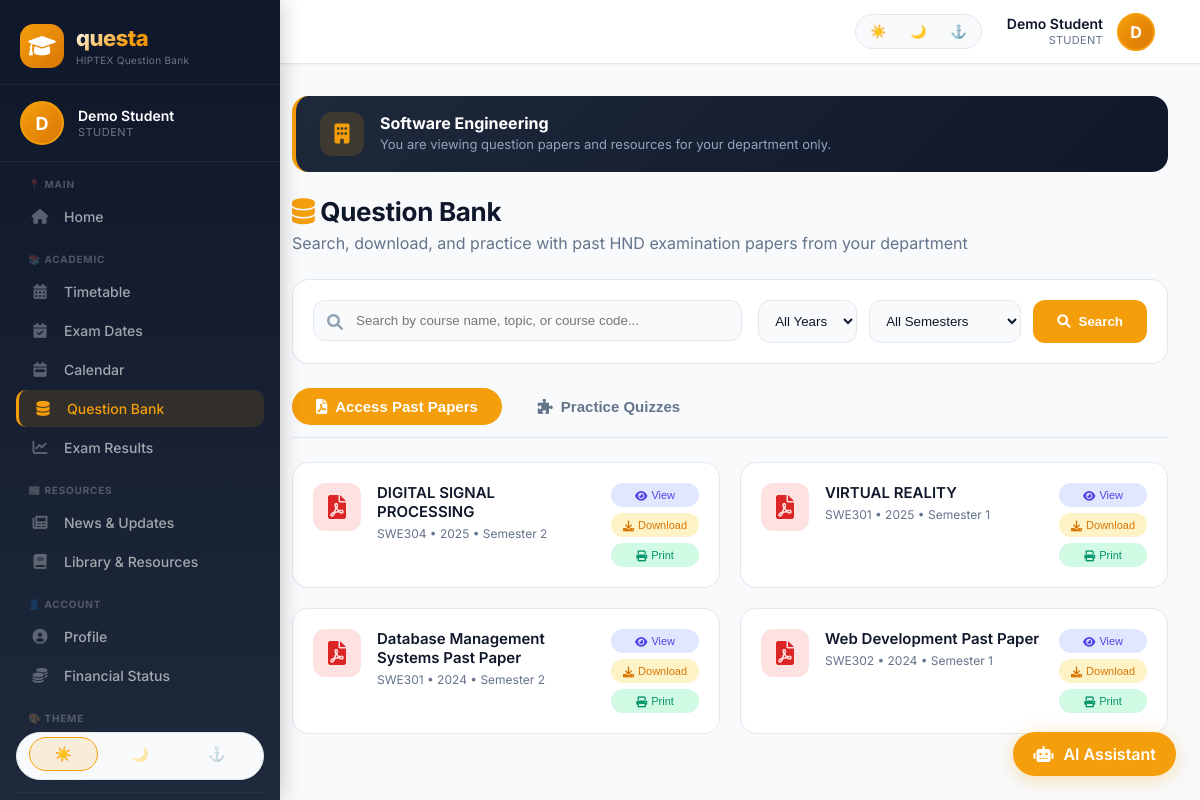
Screenshot of /question-bank.php (signed in) with the database file from the repository.
### tables this page shows
CREATE TABLE `users` (
  `id` int(11) NOT NULL,
  `name` varchar(100) NOT NULL,
  `email` varchar(100) NOT NULL,
  `password` varchar(255) NOT NULL,
  `role` enum('admin','lecturer','student') DEFAULT 'student',
  `matricule` varchar(50) DEFAULT NULL,
  `department_id` int(11) DEFAULT NULL,
  `avatar` varchar(255) DEFAULT NULL,
  `created_at` datetime DEFAULT current_timestamp()
);

CREATE TABLE `departments` (
  `id` int(11) NOT NULL,
  `name` varchar(100) NOT NULL,
  `abbreviation` varchar(10) DEFAULT NULL,
  `icon` varchar(50) DEFAULT NULL
);

CREATE TABLE `question_papers` (
  `id` int(11) NOT NULL,
  `title` varchar(255) NOT NULL,
  `course_id` int(11) NOT NULL,
  `year` varchar(10) NOT NULL,
  `semester` varchar(10) NOT NULL,
  `file_path` varchar(500) NOT NULL,
  `solution_file_path` varchar(500) DEFAULT NULL,
  `has_answer` tinyint(4) DEFAULT 0,
  `tags` varchar(500) DEFAULT NULL,
  `notes` text DEFAULT NULL,
  `uploaded_by` int(11) NOT NULL,
  `upload_date` datetime DEFAULT current_timestamp(),
  `downloads` int(11) DEFAULT 0
);

CREATE TABLE `courses` (
  `id` int(11) NOT NULL,
  `name` varchar(100) NOT NULL,
  `code` varchar(20) DEFAULT NULL,
  `department_id` int(11) DEFAULT NULL
);

### includes/config.php (called while the page is built, shortened)
<?php
function getCurrentUser($pdo) {
    try {
        $stmt = $pdo->prepare("SELECT * FROM users WHERE id = ?");
        $stmt->execute([$_SESSION['user_id']]);
        return $stmt->fetch();
    } catch (PDOException $e) {
        return null;
    }
}

### question-bank.php (the view, shortened to what this page needs)
<?php
require_once 'includes/config.php';
$currentUser = getCurrentUser($pdo);
$userDeptId = $currentUser['department_id'] ?? 0;
$userDeptName = '';
if ($userDeptId > 0) {
    $deptStmt = $pdo->prepare("SELECT name FROM departments WHERE id = ?");
    $deptStmt->execute([$userDeptId]);
    $userDept = $deptStmt->fetch();
    $userDeptName = $userDept ? $userDept['name'] : 'Your Department';
}
$papersStmt = $pdo->prepare("
    SELECT qp.*, c.name as course_name, c.code as course_code
    FROM question_papers qp
    JOIN courses c ON qp.course_id = c.id
    WHERE c.department_id = ?
    ORDER BY qp.year DESC, qp.semester DESC
");
$papersStmt->execute([$userDeptId]);
$papers = $papersStmt->fetchAll();
include 'includes/header.php';
include 'includes/sidebar.php';
?>
<div class="main-content">
    <div class="dept-banner">
        <div class="dept-banner-icon">
            <i class="fas fa-building"></i>
        </div>
        <div class="dept-banner-text">
            <h3><?php echo htmlspecialchars($userDeptName); ?></h3>
            <p>You are viewing question papers and resources for your department only.</p>
        </div>
    </div>
    <div class="page-header">
        <h1><i class="fas fa-database" style="color: #f59e0b;"></i> Question Bank</h1>
        <p>Search, download, and practice with past HND examination papers from your department</p>
    </div>
    <div class="search-filter-bar">
        <div class="search-box">
            <i class="fas fa-search"></i>
            <input type="text" id="searchInput" placeholder="Search by course name, topic, or course code...">
        </div>
        <div class="filter-group">
            <select id="yearFilter">
                <option value="">All Years</option>
            </select>
            <select id="semesterFilter">
                <option value="">All Semesters</option>
            </select>
            <button id="searchBtn" class="btn-primary"><i class="fas fa-search"></i> Search</button>
        </div>
    </div>
    <div class="mode-tabs">
        <button class="mode-tab active" data-mode="pdf">
            <i class="fas fa-file-pdf"></i> Access Past Papers
        </button>
        <button class="mode-tab" data-mode="quiz">
            <i class="fas fa-puzzle-piece"></i> Practice Quizzes
        </button>
    </div>
    <div id="pdfMode" class="mode-content active">
        <?php if (count($papers) > 0): ?>
            <div class="papers-grid">
                <?php foreach ($papers as $paper): ?>
                    <div class="paper-card" data-year="<?php echo $paper['year']; ?>" data-semester="<?php echo $paper['semester']; ?>">
                        <div class="paper-icon"><i class="fas fa-file-pdf"></i></div>
                        <div class="paper-info">
                            <h4><?php echo htmlspecialchars($paper['title']); ?></h4>
                            <p><?php echo htmlspecialchars($paper['course_code']); ?> • <?php echo $paper['year']; ?> • Semester <?php echo $paper['semester']; ?></p>
                        </div>
                        <div class="paper-actions">
                            <button class="btn-view" onclick="viewPDF('<?php echo $paper['file_path']; ?>')">
                                <i class="fas fa-eye"></i> View
                            </button>
                            <button class="btn-download" onclick="downloadPDF('<?php echo $paper['file_path']; ?>', '<?php echo htmlspecialchars($paper['title']); ?>')">
                                <i class="fas fa-download"></i> Download
                            </button>
                            <button class="btn-print" onclick="printPDF('<?php echo $paper['file_path']; ?>')">
                                <i class="fas fa-print"></i> Print
                            </button>
                        </div>
                    </div>
                <?php endforeach; ?>
            </div>
        <?php endif; ?>
    </div>
    <div class="ai-chatbot" id="aiChatbot">
        <div class="chatbot-toggle" onclick="toggleChatbot()">
            <i class="fas fa-robot"></i> AI Assistant
        </div>
    </div>
</div>
<?php include 'includes/footer.php'; ?>

### includes/header.php (shortened to what this page needs)
<?php
$currentUser = getCurrentUser($pdo);
?>
<!DOCTYPE html>
<html lang="en">
<head>
    <link rel="stylesheet" href="https://cdnjs.cloudflare.com/ajax/libs/font-awesome/6.0.0-beta3/css/all.min.css">
    <link rel="stylesheet" href="assets/css/styles.css">
</head>
<body>
<div class="top-header">
    <div class="top-header-left">
        <div class="top-header-title">
            Questa <span>HIPTEX</span>
        </div>
    </div>
    <div class="top-header-right">
        <div class="header-theme-switcher">
            <button class="header-theme-btn" data-theme="light" onclick="setTheme('light')" title="Light Theme">☀️</button>
            <button class="header-theme-btn" data-theme="dark" onclick="setTheme('dark')" title="Dark Theme">🌙</button>
            <button class="header-theme-btn" data-theme="navy" onclick="setTheme('navy')" title="Navy Theme">⚓</button>
        </div>
        <a href="profile.php" class="header-user">
            <div class="header-user-info">
                <div class="header-user-name" id="headerUserName">
                    <?php echo htmlspecialchars($currentUser['name'] ?? 'User'); ?>
                </div>
                <div class="header-user-role" id="headerUserRole">
                    <?php echo ucfirst($currentUser['role'] ?? 'student'); ?>
                </div>
            </div>
            <div class="header-avatar" id="headerAvatar">
                <?php
                if (!empty($currentUser['avatar']) && file_exists($currentUser['avatar'])) {
                    echo '<img src="' . $currentUser['avatar'] . '" style="width:100%;height:100%;border-radius:50%;object-fit:cover;">';
                } else {
                    $initials = strtoupper(substr($currentUser['name'] ?? 'U', 0, 1));
                    echo $initials;
                }
                ?>
            </div>
        </a>
    </div>
</div>

### includes/sidebar.php (shortened to what this page needs)
<?php
$currentUser = getCurrentUser($pdo);
$currentPage = basename($_SERVER['PHP_SELF']);
?>
<div class="sidebar" id="sidebar">
    <div class="sidebar-overlay-content">
        <div class="sidebar-header">
            <div class="sidebar-logo">
                <div class="sidebar-logo-icon">
                    <i class="fas fa-graduation-cap"></i>
                </div>
                <div class="sidebar-logo-text">
                    <h2>questa</h2>
                    <p>HIPTEX Question Bank</p>
                </div>
            </div>
        </div>
        <div class="sidebar-profile">
            <div class="sidebar-avatar" id="sidebarAvatar">
                <?php
                if (!empty($currentUser['avatar']) && file_exists($currentUser['avatar'])) {
                    echo '<img src="' . $currentUser['avatar'] . '" alt="Profile" style="width:100%;height:100%;border-radius:50%;object-fit:cover;">';
                } else {
                    $initials = strtoupper(substr($currentUser['name'] ?? 'U', 0, 1));
                    echo $initials;
                }
                ?>
            </div>
            <div class="sidebar-profile-info">
                <span class="sidebar-profile-name" id="sidebarProfileName"><?php echo htmlspecialchars($currentUser['name'] ?? 'User'); ?></span>
                <span class="sidebar-profile-role" id="sidebarProfileRole"><?php echo ucfirst($currentUser['role'] ?? 'student'); ?></span>
            </div>
        </div>
        <div class="nav-menu">
            <div class="nav-section">📍 Main</div>
            <a href="dashboard.php" class="nav-item <?php echo $currentPage == 'dashboard.php' ? 'active' : ''; ?>">
                <i class="fas fa-home"></i> Home
            </a>
            <div class="nav-section">📚 Academic</div>
            <a href="timetable.php" class="nav-item <?php echo $currentPage == 'timetable.php' ? 'active' : ''; ?>">
                <i class="fas fa-calendar-alt"></i> Timetable
            </a>
            <a href="exam-dates.php" class="nav-item <?php echo $currentPage == 'exam-dates.php' ? 'active' : ''; ?>">
                <i class="fas fa-calendar-check"></i> Exam Dates
            </a>
            <a href="calendar.php" class="nav-item <?php echo $currentPage == 'calendar.php' ? 'active' : ''; ?>">
                <i class="fas fa-calendar-week"></i> Calendar
            </a>
            <a href="question-bank.php" class="nav-item <?php echo $currentPage == 'question-bank.php' ? 'active' : ''; ?>">
                <i class="fas fa-database"></i> Question Bank
            </a>
            <a href="exam-results.php" class="nav-item <?php echo $currentPage == 'exam-results.php' ? 'active' : ''; ?>">
                <i class="fas fa-chart-line"></i> Exam Results
            </a>
            <div class="nav-section">📰 Resources</div>
            <a href="news.php" class="nav-item <?php echo $currentPage == 'news.php' ? 'active' : ''; ?>">
                <i class="fas fa-newspaper"></i> News &amp; Updates
            </a>
            <a href="library.php" class="nav-item <?php echo $currentPage == 'library.php' ? 'active' : ''; ?>">
                <i class="fas fa-book"></i> Library &amp; Resources
            </a>
            <div class="nav-section">👤 Account</div>
            <a href="profile.php" class="nav-item <?php echo $currentPage == 'profile.php' ? 'active' : ''; ?>">
                <i class="fas fa-user-circle"></i> Profile
            </a>
            <a href="financial-status.php" class="nav-item <?php echo $currentPage == 'financial-status.php' ? 'active' : ''; ?>">
                <i class="fas fa-coins"></i> Financial Status
            </a>
            <div class="nav-section">🎨 Theme</div>
            <div class="theme-switcher">
                <button class="theme-btn active" data-theme="light" onclick="setTheme('light')" title="Light Theme">☀️</button>
                <button class="theme-btn" data-theme="dark" onclick="setTheme('dark')" title="Dark Theme">🌙</button>
                <button class="theme-btn" data-theme="navy" onclick="setTheme('navy')" title="Navy Theme">⚓</button>
            </div>
            <div class="logout-item">
            </div>
        </div>
    </div>
</div>

### assets/css/styles.css (style rules this page uses)
* { margin: 0; padding: 0; box-sizing: border-box; }
body { font-family: 'Inter', -apple-system, BlinkMacSystemFont, 'Segoe UI', Roboto, sans-serif; background: #f8fafc; min-height: 100vh; display: flex; flex-direction: column; }
:root { --bg-primary: #f8fafc; --bg-secondary: #ffffff; --text-primary: #0f172a; --text-secondary: #475569; --text-muted: #64748b; --border-color: #e2e8f0; --card-shadow: 0 1px 3px rgba(0,0,0,0.05), 0 10px 15px -3px rgba(0,0,0,0.03); --accent: #3b82f6; --accent-hover: #2563eb; --danger: #ef4444; --success: #10b981; --warning: #f59e0b; }
[data-theme="dark"] { --bg-primary: #0f172a; --bg-secondary: #1e293b; --text-primary: #f1f5f9; --text-secondary: #cbd5e1; --text-muted: #94a3b8; --border-color: #334155; --card-shadow: 0 1px 3px rgba(0,0,0,0.3); }
[data-theme="navy"] { --bg-primary: #eef2ff; --bg-secondary: #ffffff; --text-primary: #1e3a8a; --text-secondary: #1e40af; --text-muted: #3b82f6; --border-color: #c7d2fe; --accent: #4f46e5; }
h1 { font-size: 28px; font-weight: 700; color: var(--text-primary); letter-spacing: -0.3px; }
h2 { font-size: 24px; font-weight: 700; color: var(--text-primary); }
h3 { font-size: 20px; font-weight: 600; color: var(--text-primary); }
p { color: var(--text-secondary); line-height: 1.5; }
.theme-switcher { display: flex; gap: 8px; background: var(--bg-primary); padding: 4px; border-radius: 30px; border: 1px solid var(--border-color); }
.theme-btn { padding: 6px 12px; border: none; border-radius: 30px; cursor: pointer; font-size: 12px; font-weight: 500; background: transparent; color: var(--text-secondary); transition: all 0.2s; }
.theme-btn.active { background: var(--accent); color: white; }
.sidebar { width: 260px; background: #0f172a; position: fixed; left: 0; top: 70px; bottom: 0; overflow-y: auto; transition: transform 0.3s ease; z-index: 90; }
.nav-item { display: flex; align-items: center; gap: 12px; padding: 12px 16px; margin-bottom: 4px; border-radius: 12px; color: #94a3b8; text-decoration: none; font-size: 14px; font-weight: 500; transition: all 0.2s; }
.nav-item i { width: 20px; font-size: 16px; }
.nav-item.active { background: rgba(59,130,246,0.2); color: white; }
.logout-item { margin-top: 40px; border-top: 1px solid #334155; padding-top: 20px; }
.main-content { margin-left: 260px; padding: 32px; min-height: calc(100vh - 70px); background: var(--bg-primary); }
.btn-primary { background: var(--accent); color: white; padding: 10px 20px; border: none; border-radius: 12px; font-weight: 600; cursor: pointer; transition: background 0.2s; }

### includes/header.php (style rules this page uses)
.top-header { background: var(--bg-secondary); padding: 12px 32px; display: flex; justify-content: space-between; align-items: center; box-shadow: 0 1px 3px rgba(0, 0, 0, 0.05); position: sticky; top: 0; z-index: 50; border-bottom: 1px solid var(--border-color); height: 64px; }
.top-header-left { display: flex; align-items: center; gap: 16px; }
.top-header-title { font-size: 18px; font-weight: 700; color: var(--text-primary); }
.top-header-title span { color: #f59e0b; }
.top-header-right { display: flex; align-items: center; gap: 20px; }
.header-theme-switcher { display: flex; gap: 4px; background: var(--bg-primary); padding: 4px; border-radius: 30px; border: 1px solid var(--border-color); }
.header-theme-btn { padding: 5px 10px; border: none; border-radius: 30px; cursor: pointer; font-size: 13px; background: transparent; color: var(--text-muted); transition: all 0.2s; }
.header-user { display: flex; align-items: center; gap: 14px; cursor: pointer; padding: 4px 12px 4px 4px; border-radius: 40px; transition: background 0.2s; text-decoration: none; border: 1px solid transparent; }
.header-user-info { text-align: right; line-height: 1.3; }
.header-user-name { font-weight: 600; font-size: 14px; color: var(--text-primary); }
.header-user-role { font-size: 11px; color: var(--text-muted); text-transform: uppercase; letter-spacing: 0.3px; }
.header-avatar { width: 38px; height: 38px; border-radius: 50%; display: flex; align-items: center; justify-content: center; color: white; font-weight: 700; font-size: 16px; background: linear-gradient(135deg, #f59e0b, #d97706); flex-shrink: 0; background-size: cover; background-position: center; border: 2px solid #f59e0b; }

### rows the page displays
users: name "Demo Student", role "STUDENT", name "D"
departments: name "Software Engineering"
question_papers: title "DIGITAL SIGNAL PROCESSING", course.code "SWE304", year "2025", semester "2"
question_papers: title "VIRTUAL REALITY", course.code "SWE301", year "2025", semester "1"
question_papers: title "Database Management Systems Past Paper", course.code "SWE301", year "2024", semester "2"
question_papers: title "Web Development Past Paper", course.code "SWE302", year "2024", semester "1"
